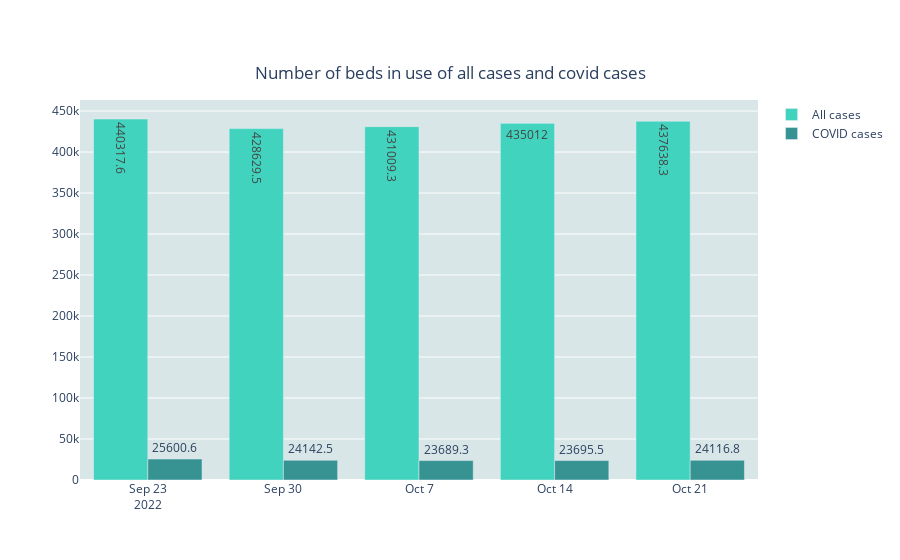

The notebook cell saved with this chart:
### Code cell
# IV
with conn.transaction():
    # Extract the number of beds in use    
    cur.execute("SELECT report_date, SUM(total_occupied_0) "
                "AS total_occupied_all, "
                "SUM(inpatient_beds_occupied_covid) "
                "AS total_occupied_covid FROM "
                "(SELECT report_date, inpatient_beds_occupied_covid, "
                "total_adult_hospital_beds_occupied + "
                "total_pediatric_hospital_beds_occupied + "
                "total_icu_beds_occupied + "
                "inpatient_beds_occupied_covid AS total_occupied_0 "
                "FROM facility_reports) AS a "
                "GROUP BY report_date "
                "ORDER BY report_date;")
    data_used = pd.DataFrame(
        cur.fetchall(), columns=["report_date", 
                                 "all_used_beds",
                                 "covid_used_beds"]
        )


# Make the bar plot
fig_4_bar = go.Figure()
fig_4_bar.add_trace(go.Bar(
    x=data_used['report_date'],
    y=data_used['all_used_beds'],
    text=data_used['all_used_beds'],
    textposition='auto',
    name='All cases',
    marker_color='#41D3BD'
))
fig_4_bar.add_trace(go.Bar(
    x=data_used['report_date'],
    y=data_used['covid_used_beds'],
    text=data_used['covid_used_beds'],
    textposition='auto',
    name='COVID cases',
    marker_color='#379392'
))

fig_4_bar.update_layout(
    title={
        "text":"Number of beds in use of all cases and covid cases",
        "y":0.88,
        "x":0.5,
        "xanchor":"center",
        "yanchor":"top"
    },
    plot_bgcolor='#D8E6E7')

fig_4_bar.show()

### Figure 1 — Plotly figure (JSON) as saved in the notebook; plotly's stock layout.template omitted (floating-point values rounded to 4 significant figures)
{"data": [{"marker": {"color": "#41D3BD"}, "name": "All cases", "text": [440300.0, 428600.0, 431000.0, 435012, 437600.0], "textposition": "auto", "type": "bar", "x": ["2022-09-23", "2022-09-30", "2022-10-07", "2022-10-14", "2022-10-21"], "y": [440300.0, 428600.0, 431000.0, 435012, 437600.0]}, {"marker": {"color": "#379392"}, "name": "COVID cases", "text": [25600.0, 24140.0, 23690.0, 23700.0, 24120.0], "textposition": "auto", "type": "bar", "x": ["2022-09-23", "2022-09-30", "2022-10-07", "2022-10-14", "2022-10-21"], "y": [25600.0, 24140.0, 23690.0, 23700.0, 24120.0]}], "layout": {"plot_bgcolor": "#D8E6E7", "title": {"text": "Number of beds in use of all cases and covid cases", "x": 0.5, "xanchor": "center", "y": 0.88, "yanchor": "top"}}}
